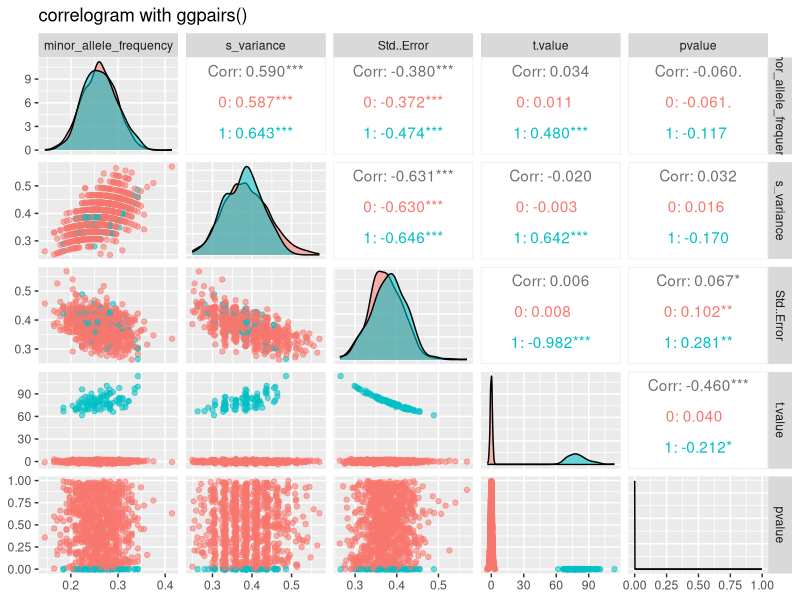
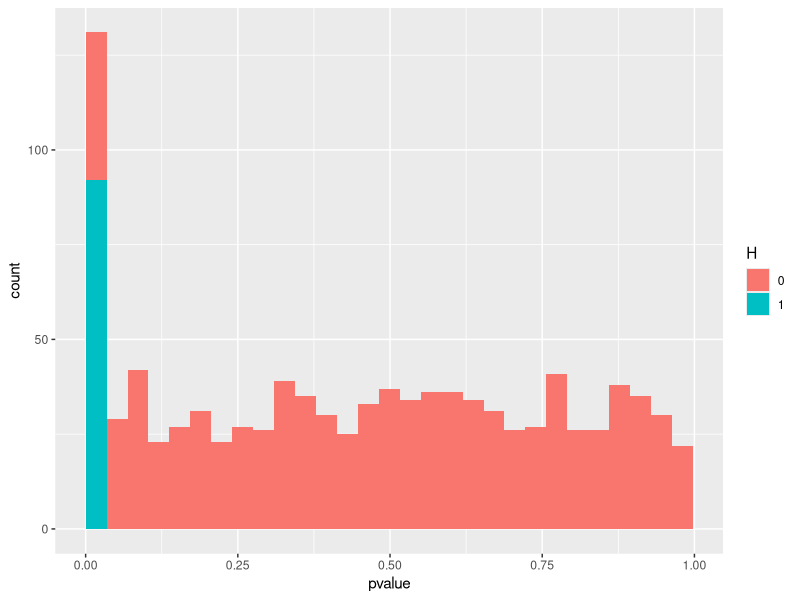
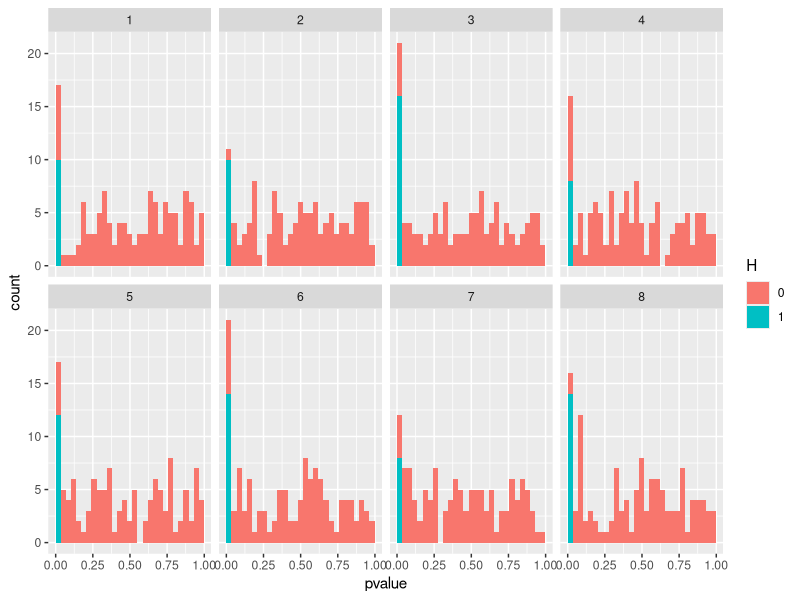

Write R code to recreate these figures, in order.
## ---- chunk 1
library("dplyr")
library("GGally")
library(here)
options(bitmapType ="cairo")
## ---- chunk 2
ntrials = 1000
nsample = 76
pi0 = 0.9
## ---- chunk 3
#alpha should not play any role
simulate_data <- function(H, nsample = 76, s_prob = 0.26, alpha = 50, betha = 30, sigma = 2){
  data_sim <- data.frame(
    #save parameters (unobserved)
    s_prob = s_prob,
    alpha = alpha,
    betha = betha, #true
    sigma = sigma,
    nsample_i = seq_len(nsample),
    
    #simulate s and noise
    s = rbinom(n = nsample, size = 2, s_prob),
    noise = rnorm(n = nsample, sd = sigma)
  )

  data_sim <- data_sim %>% 
    mutate(histone_modification = alpha + betha * s*H  + noise)
  
  #only histone_modification and s observable
  return(data_sim)
}
## ---- chunk 4
H <- rbinom(ntrials, size = 1, 1-pi0)
data_sim <- lapply(H, simulate_data)

head(data_sim[[1]])
## ---- chunk 5
minor_allele_frequencies_sim <- sapply(data_sim, function(data_sim_i){
  0.5* min(mean(data_sim_i$s), 2- mean(data_sim_i$s))
})
## ---- chunk 6
sim_res <- lapply(data_sim, function(data_sim_i){
  t_test_lm = lm(histone_modification ~ 1 + s, data=data_sim_i)
  s_line_t_test_lm = summary(t_test_lm)$coefficients[2,]
  
  s_line_t_test_lm = data.frame(as.list(s_line_t_test_lm))
  
  #calculate minor_allele_frequency
  s_line_t_test_lm$minor_allele_frequency = 0.5* min(mean(data_sim_i$s), 2- mean(data_sim_i$s))
  
  s_line_t_test_lm$s_variance <- var(data_sim_i$s)
  
  s_line_t_test_lm
})

sim_res <- bind_rows(sim_res)
#sim_res <- sim_res %>% rename(pvalue = `Pr...t..`)
colnames(sim_res)[4] <- "pvalue"
sim_res$H <- as.factor(H)
head(sim_res)
## ---- chunk 7
ggpairs(sim_res, 
        mapping=ggplot2::aes(colour = H, alpha = 0.3),
        columns= c(5,6,2,3,4), 
        title="correlogram with ggpairs()",
        lower=list(combo=wrap("facethist", binwidth=1))
      ) 

## ---- chunk 8
groups_by_filter <- function(covariate, nbins, ties.method="random", seed=NULL){
  if (!is.null(seed) && ties.method=="random"){
    #http://stackoverflow.com/questions/14324096/setting-seed-locally-not-globally-in-r?rq=1
    tmp <- runif(1)
    old <- .Random.seed
    on.exit( { .Random.seed <<- old } )
    set.seed(as.integer(seed)) 
  }
	rfs <- rank(covariate, ties.method=ties.method)/length(covariate)
	as.factor(ceiling( rfs* nbins))
}
## ---- chunk 9
ggplot(sim_res, 
       aes(x = pvalue,
           fill = H)) +
  geom_histogram(boundary = 0) 
## ---- chunk 10
ggplot(sim_res, 
       aes(x = pvalue,
           fill = H)) +
  geom_histogram(boundary = 0) +
  facet_wrap(groups_by_filter(sim_res$minor_allele_frequency, 8), nrow = 2)
